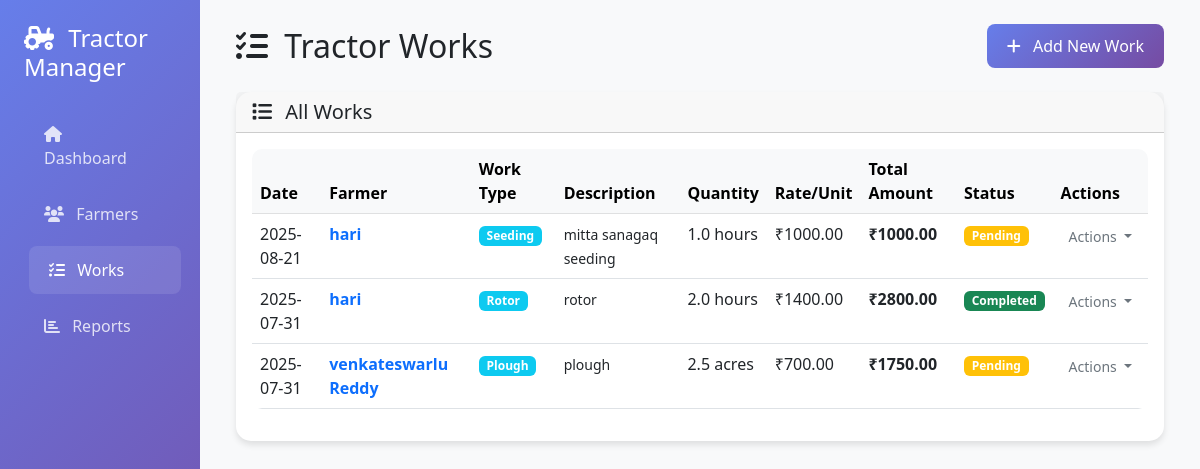
Page /works on the earlier database version.
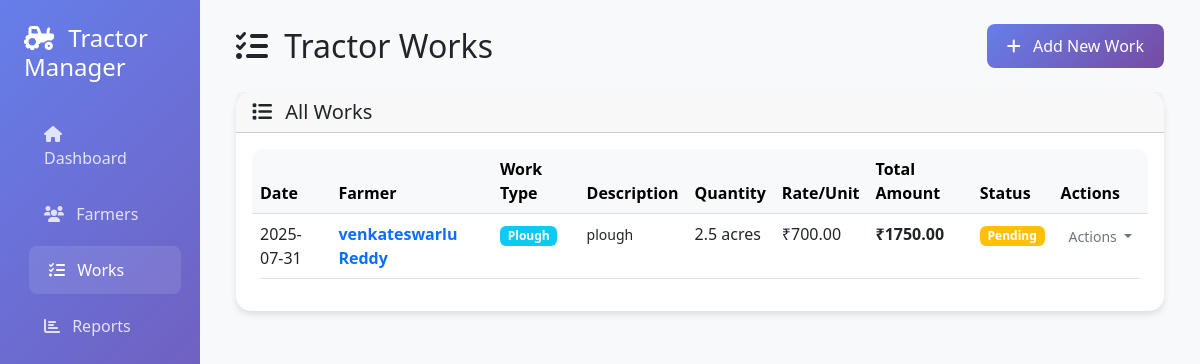
Same page on the later database version.
### app.py (models this page shows)
class TractorWork(db.Model):
    id = db.Column(db.Integer, primary_key=True)
    work_type = db.Column(db.String(50), nullable=False)
    description = db.Column(db.Text, nullable=False)
    date = db.Column(db.Date, nullable=False)
    quantity = db.Column(db.Float, nullable=False)
    rate_per_unit = db.Column(db.Float, nullable=False)
    unit_type = db.Column(db.String(20), nullable=False)  # hours, trips, acres, etc.
    total_amount = db.Column(db.Float, nullable=False)
    status = db.Column(db.String(20), default='Pending')  # Pending, Completed, Paid
    farmer_id = db.Column(db.Integer, db.ForeignKey('farmer.id'), nullable=False)
    created_at = db.Column(db.DateTime, default=datetime.utcnow)

class Farmer(db.Model):
    id = db.Column(db.Integer, primary_key=True)
    name = db.Column(db.String(100), nullable=False)
    phone = db.Column(db.String(20), nullable=False)
    email = db.Column(db.String(120), unique=True, nullable=True)
    address = db.Column(db.Text, nullable=False)
    created_at = db.Column(db.DateTime, default=datetime.utcnow)
    works = db.relationship('TractorWork', backref='farmer', lazy=True)

### app.py (the view)
@app.route('/works')
def works():
    works_list = TractorWork.query.order_by(TractorWork.date.desc()).all()
    return render_template('works.html', works=works_list)

### templates/works.html (shortened to what this page needs)
{% extends "base.html" %}
{% block content %}
<div class="row mb-4">
    <div class="col-12 d-flex justify-content-between align-items-center">
        <h2 class="mb-0">
            <i class="fas fa-tasks me-2"></i>
            Tractor Works
        </h2>
        <a href="{{ url_for('add_work') }}" class="btn btn-primary">
            <i class="fas fa-plus me-2"></i>
            Add New Work
        </a>
    </div>
</div>
<div class="row">
    <div class="col-12">
        <div class="card">
            <div class="card-header">
                <h5 class="mb-0">
                    <i class="fas fa-list me-2"></i>
                    All Works
                </h5>
            </div>
            <div class="card-body">
                {% if works %}
                <div class="table-responsive">
                    <table class="table table-hover">
                        <thead class="table-light">
                            <tr>
                                <th>Date</th>
                                <th>Farmer</th>
                                <th>Work Type</th>
                                <th>Description</th>
                                <th>Quantity</th>
                                <th>Rate/Unit</th>
                                <th>Total Amount</th>
                                <th>Status</th>
                                <th>Actions</th>
                            </tr>
                        </thead>
                        <tbody>
                            {% for work in works %}
                            <tr>
                                <td>{{ work.date.strftime('%Y-%m-%d') }}</td>
                                <td>
                                    <a href="{{ url_for('farmer_detail', farmer_id=work.farmer.id) }}"
                                        class="text-decoration-none">
                                        <strong>{{ work.farmer.name }}</strong>
                                    </a>
                                </td>
                                <td>
                                    <span class="badge bg-info">{{ work.work_type.title() }}</span>
                                </td>
                                <td>
                                    <small>{{ work.description[:50] }}</small>
                                </td>
                                <td>{{ work.quantity }} {{ work.unit_type }}</td>
                                <td>₹{{ "%.2f"|format(work.rate_per_unit) }}</td>
                                <td>
                                    <strong>₹{{ "%.2f"|format(work.total_amount) }}</strong>
                                </td>
                                <td>
                                    {% if work.status == 'Pending' %}
                                    <span class="badge bg-warning">Pending</span>
                                    {% elif work.status == 'Completed' %}
                                    <span class="badge bg-success">Completed</span>
                                    {% else %}
                                    <span class="badge bg-primary">Paid</span>
                                    {% endif %}
                                </td>
                                <td>
                                    <div class="btn-group" role="group">
                                        <button type="button" class="btn btn-sm btn-outline-secondary dropdown-toggle"
                                            data-bs-toggle="dropdown">
                                            Actions
                                        </button>
                                    </div>
                                </td>
                            </tr>
                            {% endfor %}
                        </tbody>
                    </table>
                </div>
                {% endif %}
            </div>
        </div>
    </div>
</div>
{% endblock %}

Differences in the rows shown:
removed TractorWork: date "2025-08-21", farmer.name "hari", work_type "Seeding", description "mitta sanagaq seeding", quantity "1.0", unit_type "hours", rate_per_unit "1000.00", total_amount "1000.00", status "Pending"
removed TractorWork: date "2025-07-31", farmer.name "hari", work_type "Rotor", description "rotor", quantity "2.0", unit_type "hours", rate_per_unit "1400.00", total_amount "2800.00", status "Completed"
